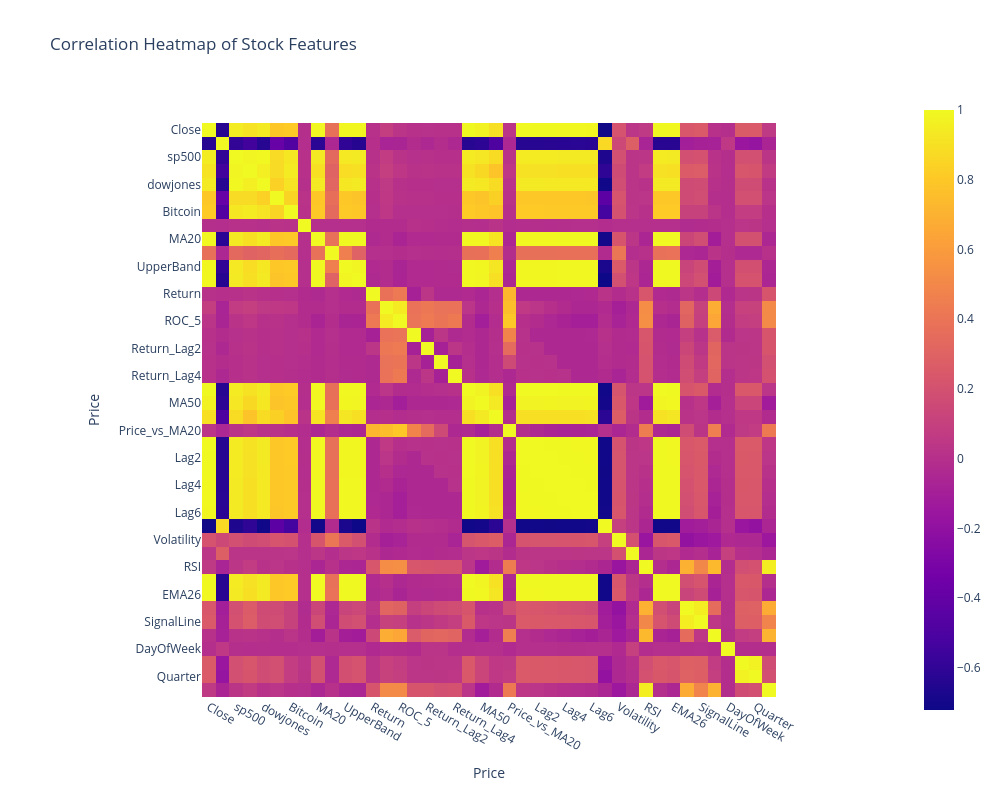

Notebook source saved alongside this figure:
### Code cell
# Check feature correations with the target variable
corr_with_target = stocks.corr()['Target'].sort_values(ascending=False)
print("Correlation of features with Target variable:")
print(corr_with_target)
stocks.corr()
#corr_with_target.plot(kind='barh', title='Correlation of Features with Target Variable', figsize=(12, 10), color='skyblue')
fig = px.imshow(stocks.corr(), title='Correlation Heatmap of Stock Features', width=1000, height=800)
fig.show()

corr_with_close = stocks.corr()['Close'].sort_values(ascending=False).drop('Close')
print("Correlation of features with Close price:")
print(corr_with_close)
#corr_with_close.plot(kind='barh', title='Correlation of Features with Close Price', figsize=(12, 6), color='salmon')
#fig.show()

# Correlation of lag features with the target variable
lag_features = [col for col in stocks.columns if 'Lag' in col]
corr_with_lags = stocks[lag_features + ['Target']].corr()['Target'].sort_values(ascending=False)
corr_with_lags.plot(kind='barh', title='Correlation of Lag Features with Target Variable', figsize=(12, 6), color='lightgreen')

### Figure 1 — Plotly figure (JSON) as saved in the notebook; plotly's stock layout.template omitted (floating-point values rounded to 4 significant figures; data arrays with more than 128 entries replaced by an {"elided": "..."} marker saying what was removed)
{"data": [{"coloraxis": "coloraxis", "hovertemplate": "Price: %{x}<br>Price: %{y}<br>color: %{z}<extra></extra>", "name": "0", "type": "heatmap", "x": ["Close", "Volume", "sp500", "nasdaq", "dowjones", "Gold", "Bitcoin", "Target", "MA20", "STD20", "UpperBand", "LowerBand", "Return", "Momentum_5", "ROC_5", "Return_Lag1", "Return_Lag2", "Return_Lag3", "Return_Lag4", "MA5", "MA50", "MA200", "Price_vs_MA20", "Lag1", "Lag2", "Lag3", "Lag4", "Lag5", "Lag6", "Volume_MA5", "Volatility", "VolumeSpike", "RSI", "EMA12", "EMA26", "MACD", "SignalLine", "MACD_Histogram", "DayOfWeek", "Month", "Quarter", "RSI_bin"], "xaxis": "x", "y": ["Close", "Volume", "sp500", "nasdaq", "dowjones", "Gold", "Bitcoin", "Target", "MA20", "STD20", "UpperBand", "LowerBand", "Return", "Momentum_5", "ROC_5", "Return_Lag1", "Return_Lag2", "Return_Lag3", "Return_Lag4", "MA5", "MA50", "MA200", "Price_vs_MA20", "Lag1", "Lag2", "Lag3", "Lag4", "Lag5", "Lag6", "Volume_MA5", "Volatility", "VolumeSpike", "RSI", "EMA12", "EMA26", "MACD", "SignalLine", "MACD_Histogram", "DayOfWeek", "Month", "Quarter", "RSI_bin"], "yaxis": "y", "z": {"elided": "42x42 float values"}}], "layout": {"coloraxis": {"colorscale": [[0, "#0d0887"], [0.1111, "#46039f"], [0.2222, "#7201a8"], [0.3333, "#9c179e"], [0.4444, "#bd3786"], [0.5556, "#d8576b"], [0.6667, "#ed7953"], [0.7778, "#fb9f3a"], [0.8889, "#fdca26"], [1, "#f0f921"]]}, "height": 800, "title": {"text": "Correlation Heatmap of Stock Features"}, "width": 1000, "xaxis": {"anchor": "y", "constrain": "domain", "domain": [0, 1], "scaleanchor": "y", "title": {"text": "Price"}}, "yaxis": {"anchor": "x", "autorange": "reversed", "constrain": "domain", "domain": [0, 1], "title": {"text": "Price"}}}}
